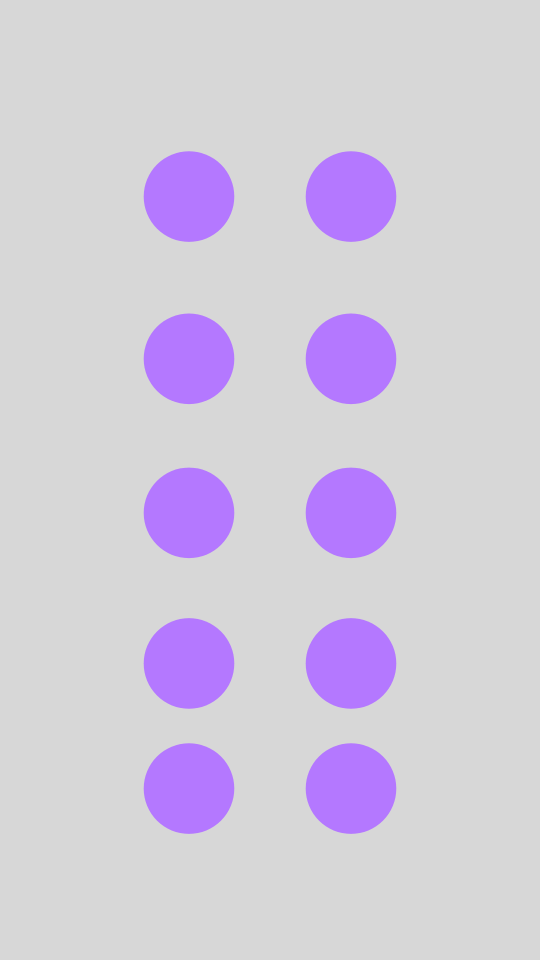
Frame 1 (no input)
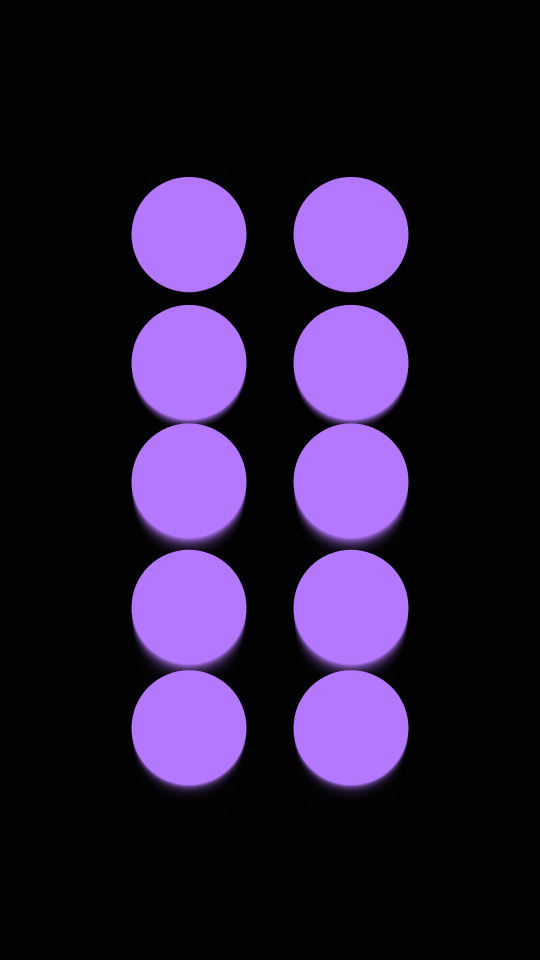
Frame 60 (no input)
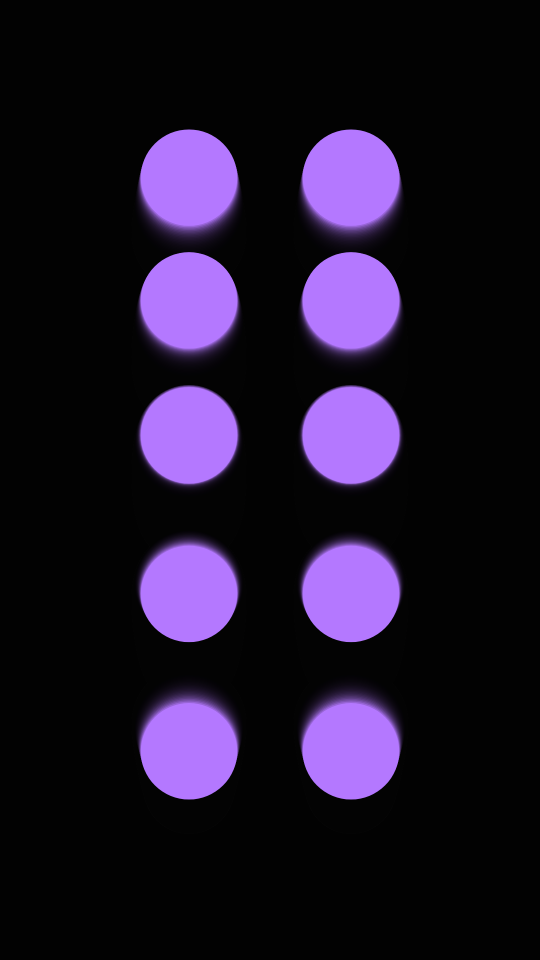
Frame 120 (the mouse pressed at the canvas centre since frame 60)

The p5.js sketch that drew these frames (run headless with seeded random() and noise() and a simulated clock; from frame 60 on, the mouse is pressed at the canvas centre):

// p5.js sketch
// ── sketch.js
function setup() {
  createCanvas(540, 960);
  pixelDensity(2);
  noStroke();
}

function draw() {
  background(0, 40);

  let t = timeValue();
  let s = sizeValue(t);
  let count = 5;

  for (let i = 0; i < count; i++) {
    let y = vert(i, count);
    drawMirror(y, s, i, t);
  }
}



























// time
function timeValue() {
  return frameCount * 0.03;
}

// shared breathing size
function sizeValue(t) {
  return 90 + sin(t * 0.8) * 25;
}

// vertical placement
function vert(i, count) {
  return map(i, 0, count - 1, height * 0.2, height * 0.8);
}

// draw mirrored circles with subtle variation
function drawMirror(y, size, i, t) {
  // fixed random value per index
  let drift = noise(i * 10) * 20 - 10;

  let offset = i * 0.6;
  let motion = sin(t + offset) * 40 + drift;

  fill(180, 120, 255);

  circle(width * 0.35, y + motion, size);
  circle(width * 0.65, y + motion, size);
}
